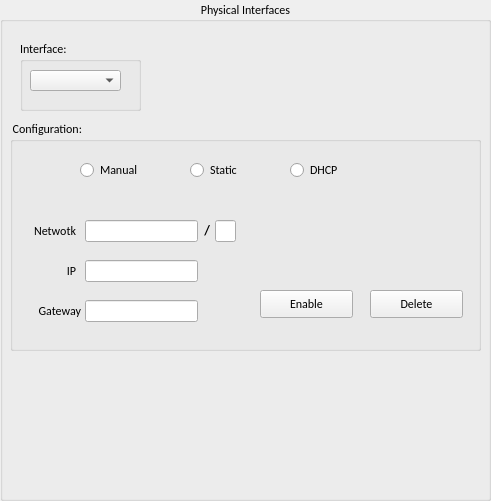
    <widget class="QGroupBox" name="interfaces">
     <property name="geometry">
      <rect>
       <x>140</x>
       <y>10</y>
       <width>491</width>
       <height>501</height>
      </rect>
     </property>
     <property name="font">
      <font>
       <family>Calibri</family>
       <pointsize>9</pointsize>
      </font>
     </property>
     <property name="title">
      <string>Physical Interfaces</string>
     </property>
     <property name="alignment">
      <set>Qt::AlignCenter</set>
     </property>
     <widget class="QGroupBox" name="groupBox_3">
      <property name="geometry">
       <rect>
        <x>10</x>
        <y>120</y>
        <width>471</width>
        <height>231</height>
       </rect>
      </property>
      <property name="title">
       <string> Configuration:</string>
      </property>
      <widget class="QPushButton" name="enable_disable__interfaces_button">
       <property name="geometry">
        <rect>
         <x>250</x>
         <y>170</y>
         <width>93</width>
         <height>28</height>
        </rect>
       </property>
       <property name="whatsThis">
        <string>Enable = Activado  
 Disable = Desactivado</string>
       </property>
       <property name="text">
        <string>Enable</string>
       </property>
      </widget>
      <widget class="QPushButton" name="delete_interface_button">
       <property name="geometry">
        <rect>
         <x>360</x>
         <y>170</y>
         <width>93</width>
         <height>28</height>
        </rect>
       </property>
       <property name="text">
        <string>Delete</string>
       </property>
      </widget>
      <widget class="QLineEdit" name="pref_interfaces">
       <property name="geometry">
        <rect>
         <x>205</x>
         <y>100</y>
         <width>21</width>
         <height>22</height>
        </rect>
       </property>
      </widget>
      <widget class="QLabel" name="label_21">
       <property name="geometry">
        <rect>
         <x>180</x>
         <y>100</y>
         <width>20</width>
         <height>21</height>
        </rect>
       </property>
       <property name="font">
        <font>
         <pointsize>10</pointsize>
         <weight>75</weight>
         <bold>true</bold>
        </font>
       </property>
       <property name="text">
        <string>/</string>
       </property>
       <property name="alignment">
        <set>Qt::AlignRight|Qt::AlignTrailing|Qt::AlignVCenter</set>
       </property>
      </widget>
      <widget class="QLineEdit" name="ip_interfaces">
       <property name="geometry">
        <rect>
         <x>75</x>
         <y>140</y>
         <width>113</width>
         <height>22</height>
        </rect>
       </property>
      </widget>
      <widget class="QLabel" name="label_20">
       <property name="geometry">
        <rect>
         <x>-15</x>
         <y>100</y>
         <width>81</width>
         <height>21</height>
        </rect>
       </property>
       <property name="text">
        <string>Netwotk</string>
       </property>
       <property name="alignment">
        <set>Qt::AlignRight|Qt::AlignTrailing|Qt::AlignVCenter</set>
       </property>
      </widget>
      <widget class="QLabel" name="label_19">
       <property name="geometry">
        <rect>
         <x>35</x>
         <y>140</y>
         <width>31</width>
         <height>21</height>
        </rect>
       </property>
       <property name="text">
        <string>IP</string>
       </property>
       <property name="alignment">
        <set>Qt::AlignRight|Qt::AlignTrailing|Qt::AlignVCenter</set>
       </property>
      </widget>
      <widget class="QLineEdit" name="network_interfaces">
       <property name="geometry">
        <rect>
         <x>75</x>
         <y>100</y>
         <width>113</width>
         <height>22</height>
        </rect>
       </property>
      </widget>
      <widget class="QLineEdit" name="gateway_interfaces">
       <property name="geometry">
        <rect>
         <x>75</x>
         <y>180</y>
         <width>113</width>
         <height>22</height>
        </rect>
       </property>
      </widget>
      <widget class="QLabel" name="label_22">
       <property name="geometry">
        <rect>
         <x>-10</x>
         <y>180</y>
         <width>81</width>
         <height>21</height>
        </rect>
       </property>
       <property name="text">
        <string>Gateway</string>
       </property>
       <property name="alignment">
        <set>Qt::AlignRight|Qt::AlignTrailing|Qt::AlignVCenter</set>
       </property>
      </widget>
      <widget class="QRadioButton" name="manual_radioButton">
       <property name="geometry">
        <rect>
         <x>70</x>
         <y>40</y>
         <width>95</width>
         <height>20</height>
        </rect>
       </property>
       <property name="text">
        <string>Manual</string>
       </property>
      </widget>
      <widget class="QRadioButton" name="dhcp_radioButton">
       <property name="geometry">
        <rect>
         <x>280</x>
         <y>40</y>
         <width>95</width>
         <height>20</height>
        </rect>
       </property>
       <property name="text">
        <string>DHCP</string>
       </property>
      </widget>
      <widget class="QRadioButton" name="static_radioButton">
       <property name="geometry">
        <rect>
         <x>180</x>
         <y>40</y>
         <width>95</width>
         <height>20</height>
        </rect>
       </property>
       <property name="text">
        <string>Static</string>
       </property>
      </widget>
     </widget>
     <widget class="QGroupBox" name="groupBox">
      <property name="geometry">
       <rect>
        <x>20</x>
        <y>40</y>
        <width>121</width>
        <height>71</height>
       </rect>
      </property>
      <property name="title">
       <string>Interface:</string>
      </property>
      <widget class="QComboBox" name="phisical_interfaces_comboBox">
       <property name="geometry">
        <rect>
         <x>10</x>
         <y>30</y>
         <width>91</width>
         <height>21</height>
        </rect>
       </property>
      </widget>
     </widget>
    </widget>
